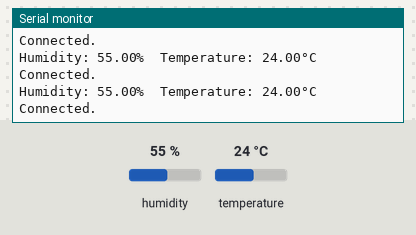
This sketch was run on a simulated ESP8266 (NodeMCU). Parts: the last lines printed to the serial monitor. The inputs (shaded band) are chosen by the test bench; at power-on: humidity 55 %, temperature 24 °C. WiFi joins after 1.5 s; servers stay silent unless stated.

Above: at 4.7 s.
4.8 s: humidity set to 22 %
At 7.5 s:
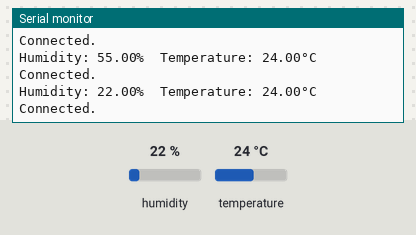
8.2 s: temperature set to 12 °C
At 9.9 s:
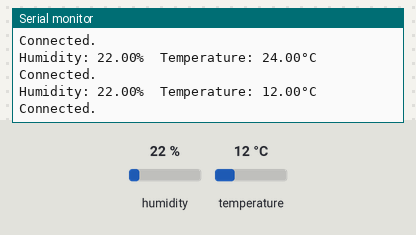
11.6 s: humidity set to 40 %
At 14.7 s:
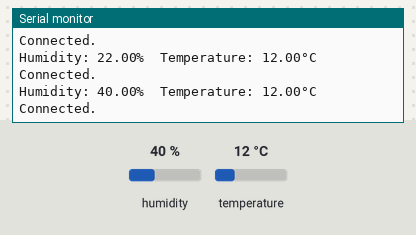
Timing chart, 0 to 16.2 s (numbered marks = the images above; inputs shaded):
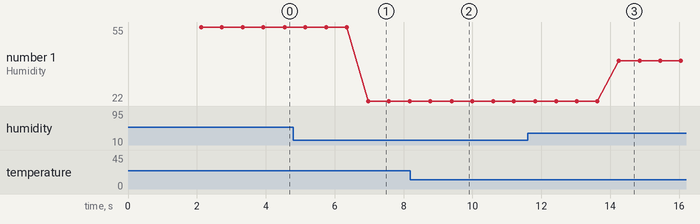

The sketch:

DHT11_With_Thingspeak_cloud.ino
```cpp
/**************

Techeonics

DHT11 With ESP8266/esp32 to send data
to the thingspeak cloud and display on the dashboard
https://techeonics.com/setup-thingspeak-with-esp-dht11/

By Gaurav Kumar (Techeonics)
<thetecheonics@gmail.com>
Youtube- https://www.youtube.com/c/THETECHEONICS
See <http://www.techeonics.com> for details.

********************/
#include <ESP8266WiFi.h>
#include "ThingSpeak.h"
#include <DHT.h>

const char* ssid = "xxx"; // Name of the Network.
const char* password = "xxxx"; // Password of the Network.

WiFiClient client; // Create a Wi-Fi client to connect to ThingSpeak.

unsigned long myChannelNumber = 1; // Channel No
const char * myWriteAPIKey = "xxxxxxxxx"; // API write key.


#define DHTPIN D5
#define DHTTYPE DHT11
DHT dht(DHTPIN, DHTTYPE);

void setup() {
  Serial.begin(115200);
  WiFi.begin(ssid, password); // This will connect the Node MCU with WiFi.
  WiFi.mode(WIFI_STA); // Set the Node MCU as a Wi-Fi station.
  ThingSpeak.begin(client); // Initialize ThingSpeak.

  dht.begin();
}

void loop() {
  while (WiFi.status() != WL_CONNECTED) {
    Serial.print(".");
    delay(500);
  }
  float h = dht.readHumidity();
  float t = dht.readTemperature();
  Serial.println("\nConnected. ");
  ThingSpeak.writeField(myChannelNumber, 1, t, myWriteAPIKey);
  ThingSpeak.writeField(myChannelNumber, 2, h, myWriteAPIKey);
   //the channel number.
  //the field number (in our case, we just have one field).
  //the value you want to publish (x).
  //your write API key.
  Serial.print("Humidity: ");
  Serial.print(h);
  Serial.print("%  Temperature: ");
  Serial.print(t);
  Serial.print("°C ");

}
```

Measured:
- after the input at 4.8 s, the serial monitor: prints a new line after 2.2 s (image 1)
- after the input at 8.2 s, the serial monitor: prints a new line after 1.2 s (image 2)
- after the input at 11.6 s, the serial monitor: prints a new line after 2.7 s (image 3)
- plotted number 1: 55 → 22 after the input at 4.8 s, 22 → 40 after the input at 11.6 s
